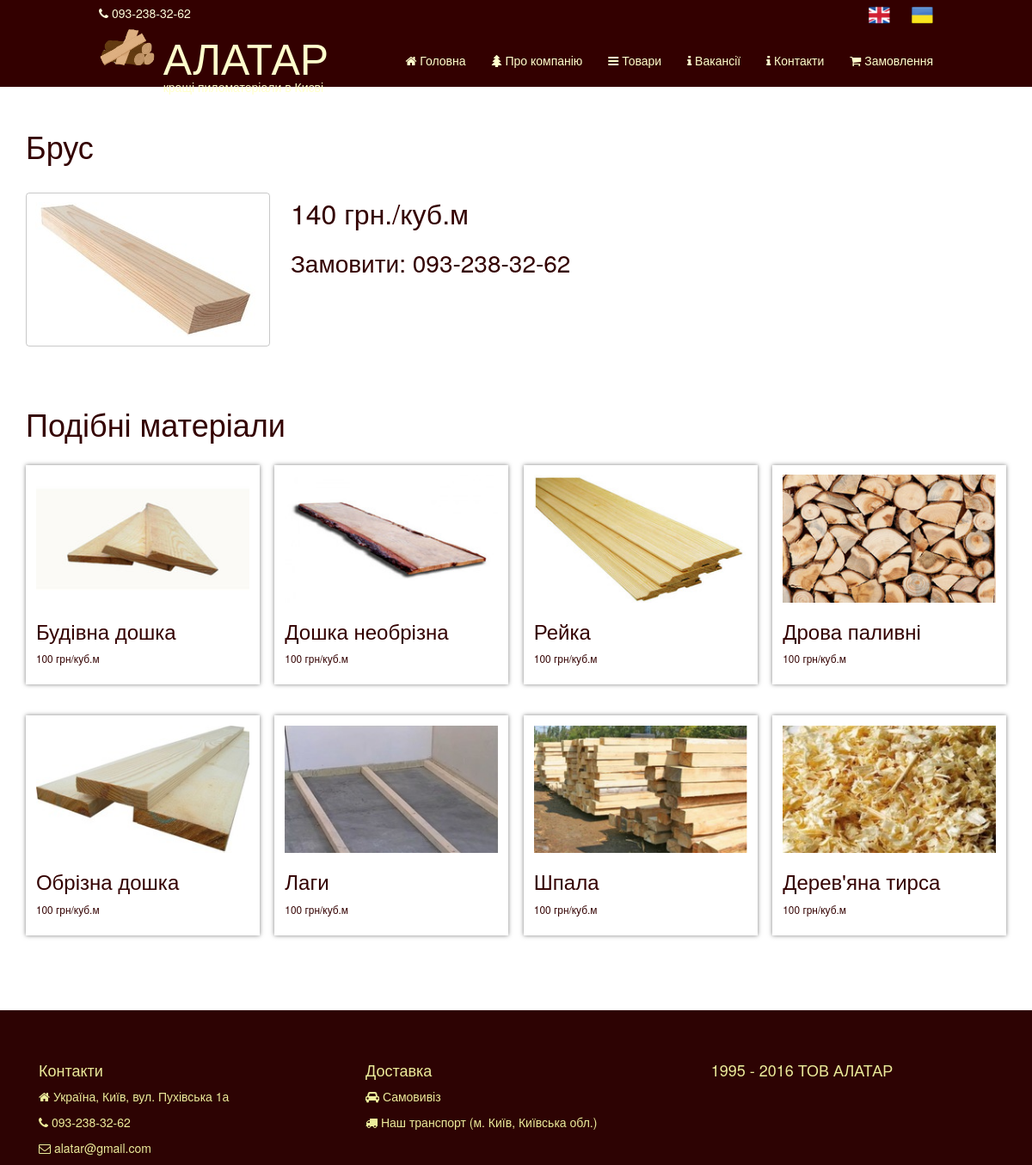
Page /brus on the committed database.
### tables this page shows
CREATE TABLE IF NOT EXISTS `products_ukr` (
  `id` int(11) NOT NULL AUTO_INCREMENT,
  `code` varchar(200) DEFAULT NULL,
  `caption` varchar(200) NOT NULL,
  `menu_type` varchar(30) NOT NULL,
  `measure` text NOT NULL,
  `price` float DEFAULT NULL,
  `info` text,
  `image` text,
  PRIMARY KEY (`id`),
  UNIQUE KEY `caption` (`caption`),
  UNIQUE KEY `code` (`code`),
  KEY `menu_type` (`menu_type`)
);

### index.php (called while the page is built, shortened)
<?php
require_once 'core.php';

### Recordset.php (called while the page is built, shortened)
<?php
INCLUDE 'DB.php';
class Recordset {
    private $database;
    private $dbh;
    public function __construct(){
        $this->database = DB::get();
    }
    public function connect(){
        $this->dbh = $this->database->connect();
    }
    public function SQL(){
        $args = func_get_args();
        $query = $args[0];
        $argsCount = count($args);
        if($argsCount > 1){
            if(is_array($args[1])){
                $this->sth = $this->dbh->prepare($query);
                $this->sth->execute($args[1]);
            }
            else{
                array_shift($args);
                $this->sth = $this->dbh->prepare($query);
                $this->sth->execute($args);
            }
        }
        else{
            $this->sth = $this->dbh->query($query);
        }
    }
}
?>

### DB.php (called while the page is built, shortened)
<?php
class DB{
    private static $instance;
    private $host = "localhost";
    private $dbname = "AlatarDB";
    private $user = "root";
    private $pass = "";
    public static function get(){
        if (self::$instance === null){
            self::$instance = new DB();
        }
        return self::$instance;
    }
    public function connect(){
        try{
            $this->dbh = new PDO("mysql:host=".$this->host.";dbname=".$this->dbname, $this->user, $this->pass);
            return $this->dbh;
        } catch(PDOException $e){
            $this->connected = false;
            echo $e->getMessage();
        }
    }
}
?>

### views/product_page_view.php (the view, shortened to what this page needs)
<div class="container">
    <div class="page">
        <div class="product-container">
            <H1><?=$this->pcaption?></H1>
            <img src="/images/<?=$this->pimage?>" alt="<?=$this->pcaption?>">
            <div class="product-info-container">
                <div class="product-price-container">
                    <span><?=$this->pprice?> грн./<?=$this->pmeasure?></span>
                </div>
                <div class="product-order">
                    <span><?=Page::$local_const['static']['product_order']?>: 093-238-32-62</span>
                </div>
            </div>
        </div>
        <div class="related-products">
            <h1><?=Page::$local_const['static']['similar_materials']?></h1>
            <div class="products-container">
            <?foreach($this->relatedProducts as $row){?>
                <div class="img-portfolio ">
                        <a href="/<?=$row['code'].Page::$lang?>">
                            <img class="img-responsive" src="/images/<?=$row['image']?>" alt="<?=$row['caption']?>" style="width: 100%;">
                        </a>
                        <a href="/<?=$row['code'].Page::$lang?>">
                            <h3><?=$row['caption']?></h3>
                        </a>
                        <p><?=$row['price']?> грн/<?=$row['measure']?></p>
                </div>
            <?}?>
            </div>
        </div>

### css/site.css (style rules this page uses)
body { background-color: #ffffff; color: #330000; }
html, body { height: 100%; }
body { padding-top: 90px; }
.img-portfolio { margin-bottom: 30px; }
.page { margin-bottom: 70px; }
a { color: #330000; }
.container { margin-top: 40px; }
.related-products { margin: 70px 0; }
.products-container { padding: 0; column-gap: 1.5em; font-size: .85em; vertical-align: top; }
.products-container img { max-width: 100%; height: auto; }
.img-portfolio { display: inline-block; padding: 1em; margin: 1.5em 0; width: 100%; box-sizing: border-box; box-shadow: 0 0 5px rgba(0,0,0,0.5); }
@media only screen and (min-width: 450px) { .products-container { column-count:2; -moz-column-count:2; -webkit-column-count:2; } }
@media only screen and (min-width: 992px) { .products-container { column-count:3; -moz-column-count:3; -webkit-column-count:3; } }
@media only screen and (min-width: 1200px) { .products-container { column-count:4; -moz-column-count:4; -webkit-column-count:4; } }
.product-container { margin-top: 20px; vertical-align: top; }
.product-container img { display: inline-block; padding: 10px; border: 1px solid rgba(148,148,148,0.5); border-radius: 4px; }
.product-container h1 { margin-bottom: 20px; }
.product-info-container { display: inline-block; }
.product-price-container { margin-top: 15px; margin-left: 20px; margin-bottom: 15px; font-size: 32px; vertical-align: top; }
.product-order { margin-left: 20px; font-size: 28px; }

### views/footer.php (style rules this page uses)
html { position: relative; }
.page { display: table-row; height: 100%; }
.container { position: relative; display: table; height: 85%; }

### rows in the picture
products_ukr: caption "Брус", image (picture), price "140", measure "куб.м"
products_ukr: image (picture), caption "Будівна дошка", price "100", measure "куб.м"
products_ukr: image (picture), caption "Обрізна дошка", price "100", measure "куб.м"
products_ukr: image (picture), caption "Дошка необрізна", price "100", measure "куб.м"
products_ukr: image (picture), caption "Лаги", price "100", measure "куб.м"
products_ukr: image (picture), caption "Рейка", price "100", measure "куб.м"
products_ukr: image (picture), caption "Шпала", price "100", measure "куб.м"
products_ukr: image (picture), caption "Дрова паливні", price "100", measure "куб.м"
products_ukr: image (picture), caption "Дерев'яна тирса", price "100", measure "куб.м"

### other values in the picture
Page::$local_const['static']['Alatar'] "АЛАТАР"
Page::$local_const['static']['Alatar_subtext'] "кращі пиломатеріали в Києві"
Page::$local_const['static']['main_page'] "Головна"
Page::$local_const['static']['about'] "Про компанію"
Page::$local_const['static']['products'] "Товари"
Page::$local_const['static']['vacancy'] "Вакансії"
Page::$local_const['static']['contacts'] "Контакти"
Page::$local_const['static']['order'] "Замовлення"
Page::$local_const['static']['product_order'] "Замовити"
Page::$local_const['static']['similar_materials'] "Подібні матеріали"
Page::$local_const['static']['adress'] "Україна, Київ, вул. Пухівська 1а"
Page::$local_const['static']['delivery'] "Доставка"
Page::$local_const['static']['self_delivery'] "Самовивіз"
Page::$local_const['static']['our_transport'] "Наш транспорт (м. Київ, Київська обл.)"
Page::$local_const['static']['Alatar_footer'] "1995 - 2016 ТОВ АЛАТАР"
